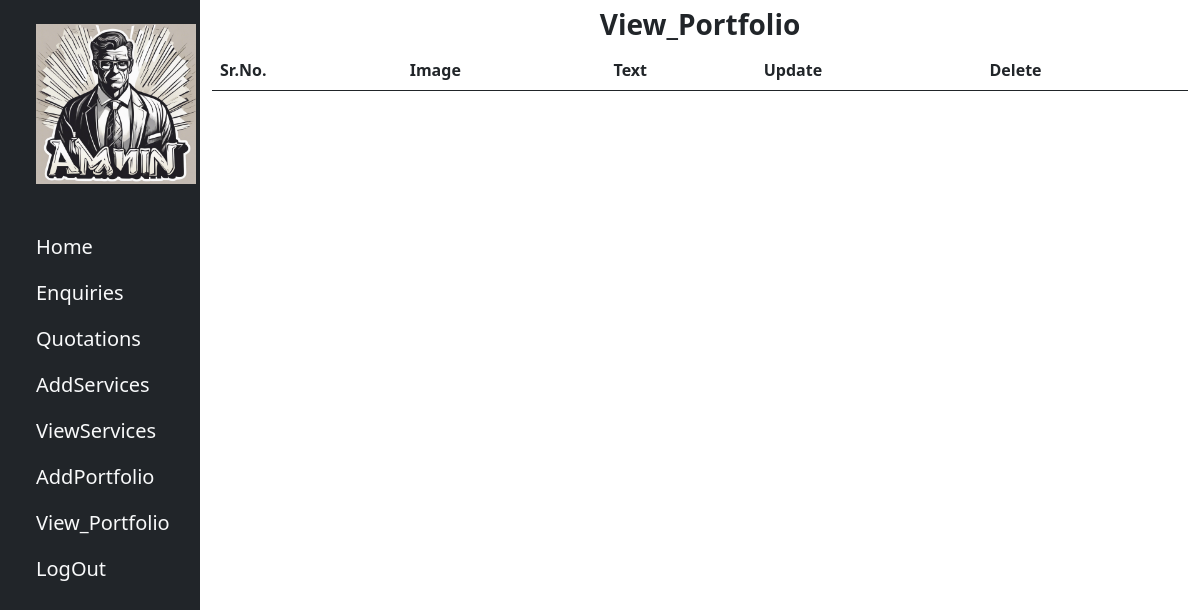
Page /view_portfolio/ on the earlier database version.
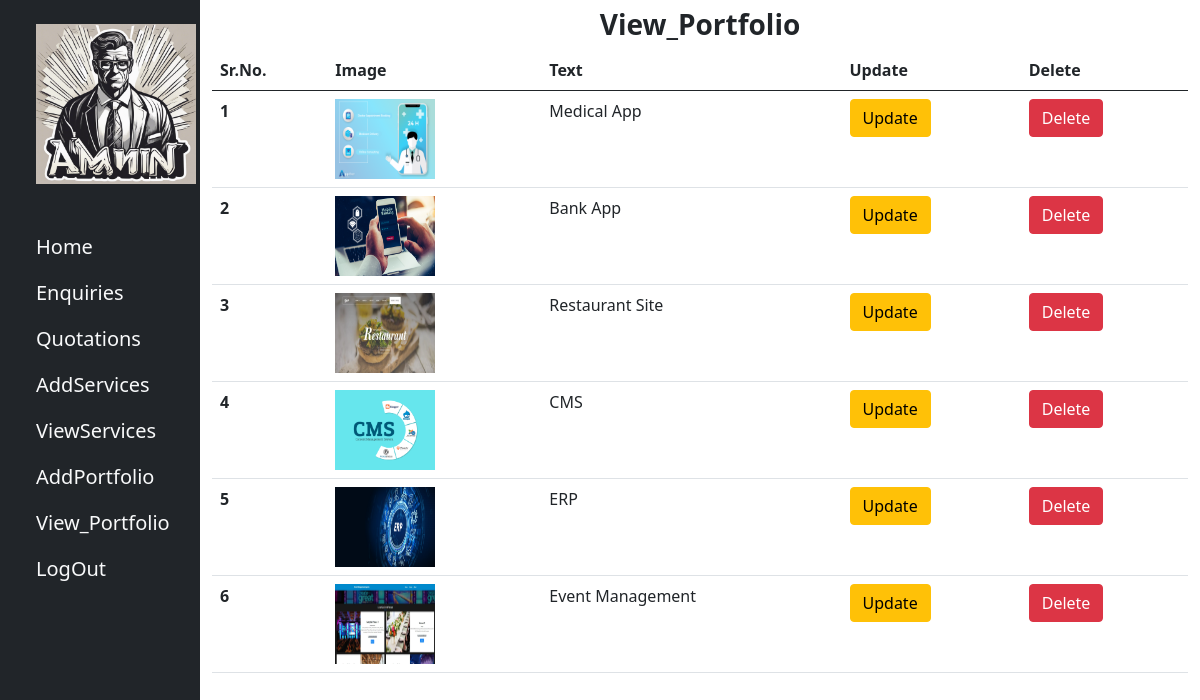
Same page on the later database version.
### projectApp/models.py (models this page shows, shortened)
class Portfolio(models.Model):
    file=models.FileField(upload_to="images/")
    text=models.CharField(max_length=30)

### projectApp/views.py (the view)
# urls.py: path("view_portfolio/",views.view_portfolio,name="view_portfolio"),
def view_portfolio(request):
    vport=Portfolio.objects.all()
    return render(request,'view_portfolio.html',{'vport':vport})

### projectApp/templates/view_portfolio.html (shortened to what this page needs)
<!DOCTYPE html>
<html lang="en">
  <head>
    <link
      rel="stylesheet"
      href="https://cdnjs.cloudflare.com/ajax/libs/font-awesome/6.5.1/css/all.min.css"
    />
    <link
      href="https://cdn.jsdelivr.net/npm/bootstrap@5.0.2/dist/css/bootstrap.min.css"
      rel="stylesheet"
    />
  </head>
  <body>
    <div class="container-fluid">
      <div class="row">
        <div class="col-md-2 bg-dark vh-100 text-light">
          {% include 'side_nav.html' %}
        </div>
        <div class="col-md-10">
          <h3 class="text-center fw-bold mt-2 mb-2">View_Portfolio</h3>
          <table class="table">
            <thead>
              <tr>
                <th scope="col">Sr.No.</th>
                <th scope="col">Image</th>
                <th scope="col">Text</th>
                <th scope="col">Update</th>
                <th scope="col">Delete</th>
              </tr>
            </thead>
            <tbody>
              {% for item in vport %}
              <tr>
                <th scope="row">{{item.id}}</th>
                <td><img src="{{item.file.url}}" alt="No image" height="80px" width="100px"></td>
                <td>{{item.text}}</td>
                <td><a class="btn btn-warning" href="/updateportfolio/{{item.id}}">Update</a></td>
                <td><a class="btn btn-danger" href="/delete_portfolio/{{item.id}}">Delete</a></td>
              </tr>
            {% endfor %}
            </tbody>
          </table>
        </div>
      </div>
    </div>
  </body>
</html>

Differences in the rows shown:
added Portfolio: id "1", file (picture), text "Medical App"
added Portfolio: id "2", file (picture), text "Bank App"
added Portfolio: id "3", file (picture), text "Restaurant Site"
added Portfolio: id "4", file (picture), text "CMS"
added Portfolio: id "5", file (picture), text "ERP"
added Portfolio: id "6", file (picture), text "Event Management"
